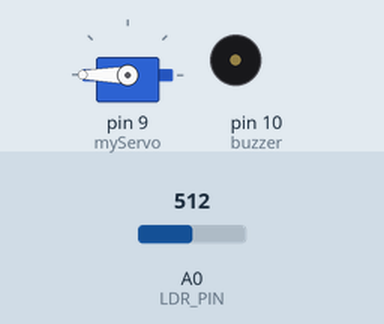
A sketch run on a simulated Arduino Uno, built with avr-gcc and run on an emulated ATmega328P. Shown: servo, buzzer (waves = sounding). The inputs (shaded band) are chosen by the test bench; at power-on: A0 (LDR_PIN) = 512. What the sketch prints to the serial monitor is not drawn.

Above: at 0.1 s.
At 1.3 s:
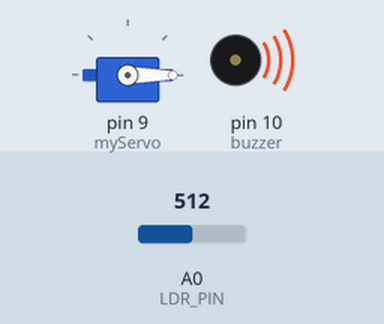
1.4 s: A0 (LDR_PIN) set to 212
At 1.93 s:
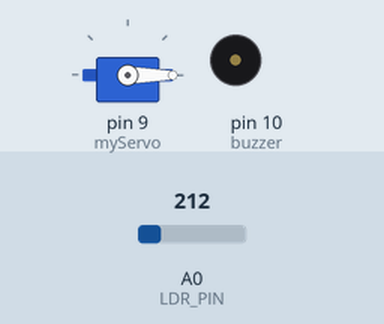
4.4 s: A0 (LDR_PIN) set to 185
Timing chart, 0 to 7.4 s (numbered marks = the images above; inputs shaded):
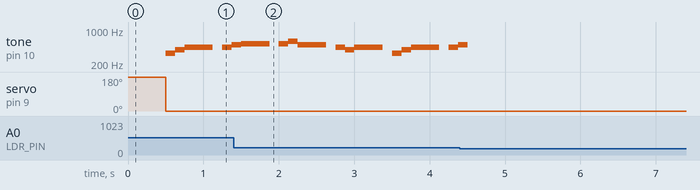

The sketch:

sketch_oct26a.ino
```cpp
#define LDR_PIN A0
#include <Servo.h>
Servo myServo;
const int buzzer = 10;

// Change to 0.5 for a slower version of the song, 1.25 for a faster version
const float songSpeed = 1.0;

// Defining frequency of each music note
#define NOTE_C4 262
#define NOTE_D4 294
#define NOTE_E4 330
#define NOTE_F4 349
#define NOTE_G4 392
#define NOTE_A4 440
#define NOTE_B4 494
#define NOTE_C5 523
#define NOTE_D5 587
#define NOTE_E5 659
#define NOTE_F5 698
#define NOTE_G5 784
#define NOTE_A5 880
#define NOTE_B5 988

// Music notes of the song, 0 is a rest/pulse
int notes[] = {
    NOTE_E4, NOTE_G4, NOTE_A4, NOTE_A4, 0,
    NOTE_A4, NOTE_B4, NOTE_C5, NOTE_C5, 0,
    NOTE_C5, NOTE_D5, NOTE_B4, NOTE_B4, 0,
    NOTE_A4, NOTE_G4, NOTE_A4, 0,

    NOTE_E4, NOTE_G4, NOTE_A4, NOTE_A4, 0,
    NOTE_A4, NOTE_B4, NOTE_C5, NOTE_C5, 0,
    NOTE_C5, NOTE_D5, NOTE_B4, NOTE_B4, 0,
    NOTE_A4, NOTE_G4, NOTE_A4, 0,

    NOTE_E4, NOTE_G4, NOTE_A4, NOTE_A4, 0,
    NOTE_A4, NOTE_C5, NOTE_D5, NOTE_D5, 0,
    NOTE_D5, NOTE_E5, NOTE_F5, NOTE_F5, 0,
    NOTE_E5, NOTE_D5, NOTE_E5, NOTE_A4, 0,

    NOTE_A4, NOTE_B4, NOTE_C5, NOTE_C5, 0,
    NOTE_D5, NOTE_E5, NOTE_A4, 0,
    NOTE_A4, NOTE_C5, NOTE_B4, NOTE_B4, 0,
    NOTE_C5, NOTE_A4, NOTE_B4, 0,
};

// Durations (in ms) of each music note of the song
// Quarter Note is 250 ms when songSpeed = 1.0
int durations[] = {
    125, 125, 250, 125, 125,
    125, 125, 250, 125, 125,
    125, 125, 250, 125, 125,
    125, 125, 375, 125,

    125, 125, 250, 125, 125,
    125, 125, 250, 125, 125,
    125, 125, 250, 125, 125,
    125, 125, 375, 125,

    125, 125, 250, 125, 125,
    125, 125, 250, 125, 125,
    125, 125, 250, 125, 125,
    125, 125, 125, 250, 125,

    125, 125, 250, 125, 125,
    250, 125, 250, 125,
    125, 125, 250, 125, 125,
    125, 125, 375, 375,
    };
void setup() {
  Serial.begin(9600);
  pinMode(A0, INPUT);
  myServo.attach(9);
}

void loop() {
  int val = analogRead(A0);
  Serial.println(val);
  if (val > 200){
    myServo.write(180);
    delay(500);
    myServo.write(0);
    const int totalNotes = sizeof(notes) / sizeof(int);
  for (int i = 0; i < totalNotes; i++)
  {
    int val = analogRead(A0);
    const int currentNote = notes[i];
    float wait = durations[i] / songSpeed;
    // Play tone if currentNote is not 0 frequency, otherwise pause (noTone)
    if (currentNote != 0 and val > 200)
    {
      tone(buzzer, notes[i], wait); // tone(pin, frequency, duration)
    }
    else if (val < 200){
      break;
    }
    else
    {
      noTone(buzzer);
    }
    // delay is used to wait for tone to finish playing before moving to next loop
    delay(wait);
  }
  }
}
```
